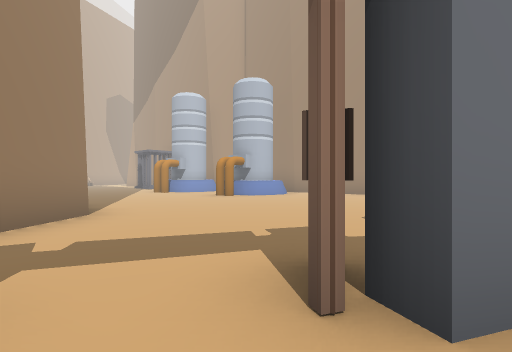
view 1 (above)

12 first-person views from a walk through a Unity game level. The camera is 1.4 m above the floor, looks level and sees 80° across. The floor is counted in squares, 2.62 m on a side. Each view is taken from the middle of a square. On the plan, view 1 faces up. The plan holds only what a view shows up to about 9 squares ahead; the rest is blank. The place goes on beyond the plan. The player is left out. Some animated figures are left out.

view 2
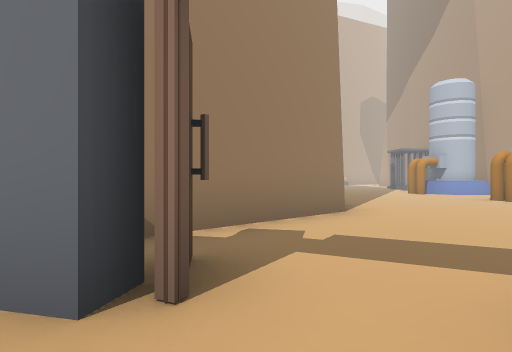

view 3
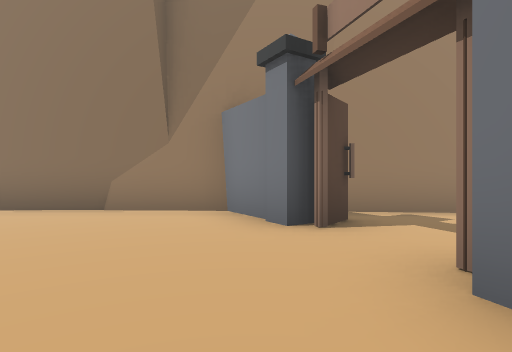

view 4
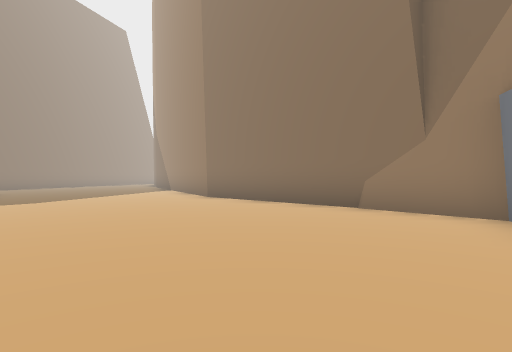

view 5
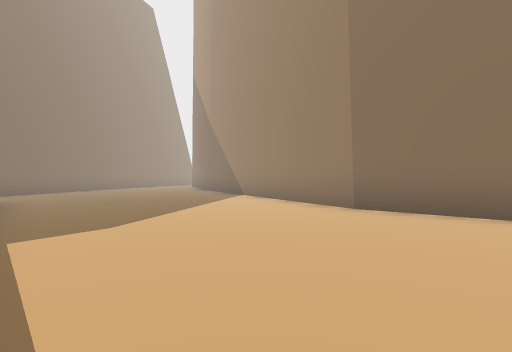

view 6
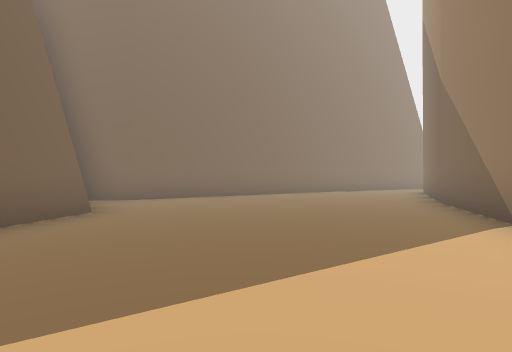

view 7
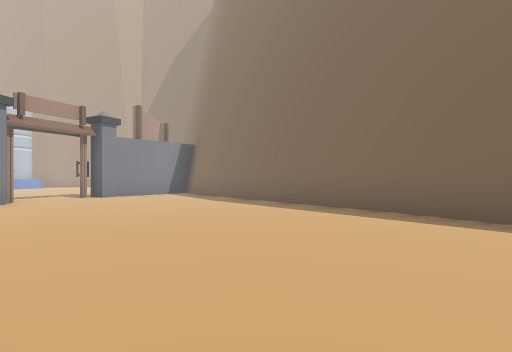

view 8
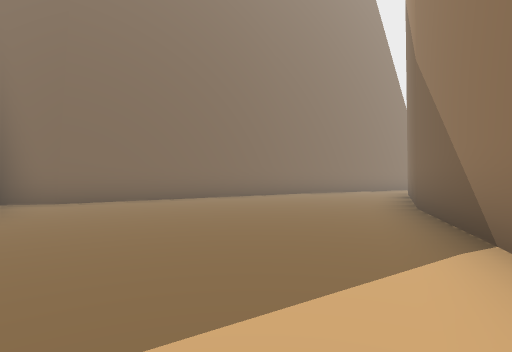

view 9
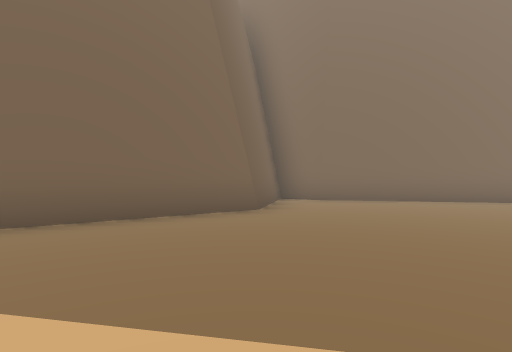

view 10
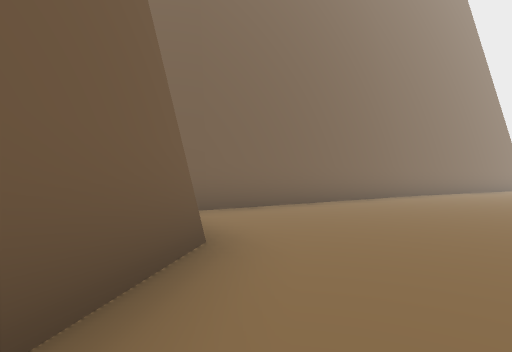

view 11
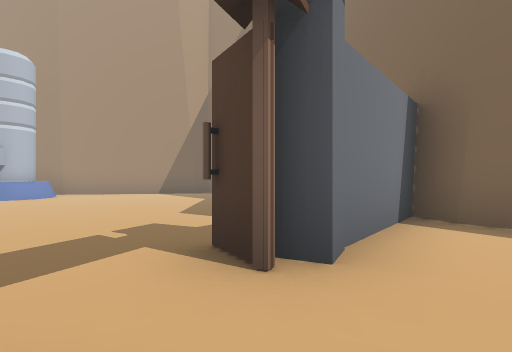

view 12
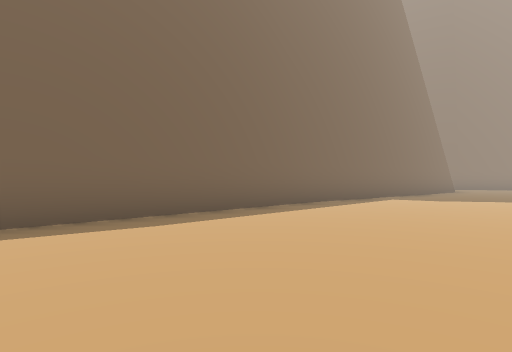

### Floor plan
Points are (right, up) in squares from view 1. A wall is a line through its corners. A room is listed if a view was taken in it or the views show most of it. See-through windows are left out.
Room 1 (views 1, 2, 3, 4, 5, 6, 7, 8, 9, 10, 11, 12)
walls: (2.6, -5.3) (3.1, 0.7); (-2.8, -2) (-2.6, -6.4) (-4.3, -11.9); (-2.8, -0.4) (-3, -2.4); (-1.4, 0.3) (-2.7, -0.6); (1.1, 1.1) (0.6, 1) (0.5, 1.4); (-3.3, -17.3) (1.8, -13.9) (2.8, -13.6) (1.5, -11.4) (2.6, -5.2); (3.4, 1.4) (1, 1.1); (-4.6, -17.9) (-3.2, -17.2); (-2.3, 4.4) (-2.6, 1.1)
ways out: opening at (-0.5, 2.5)
objects: other object (-2, 1) to (0, 2)

Where each view was taken, in squares from view 1:
view 1: 0 up, 0 right, facing up
view 2: 0 up, 0 right, facing up-left
view 3: 0 up, 2 right, facing left
view 4: 0 up, 2 right, facing down-left
view 5: 4 down, 2 right, facing down-left
view 6: 7 down, 1 left, facing down
view 7: 7 down, 2 left, facing up-right
view 8: 8 down, 2 left, facing down
view 9: 8 down, 2 left, facing down-right
view 10: 9 down, 1 right, facing down
view 11: 0 up, 1 left, facing up-right
view 12: 0 up, 1 left, facing down-right
